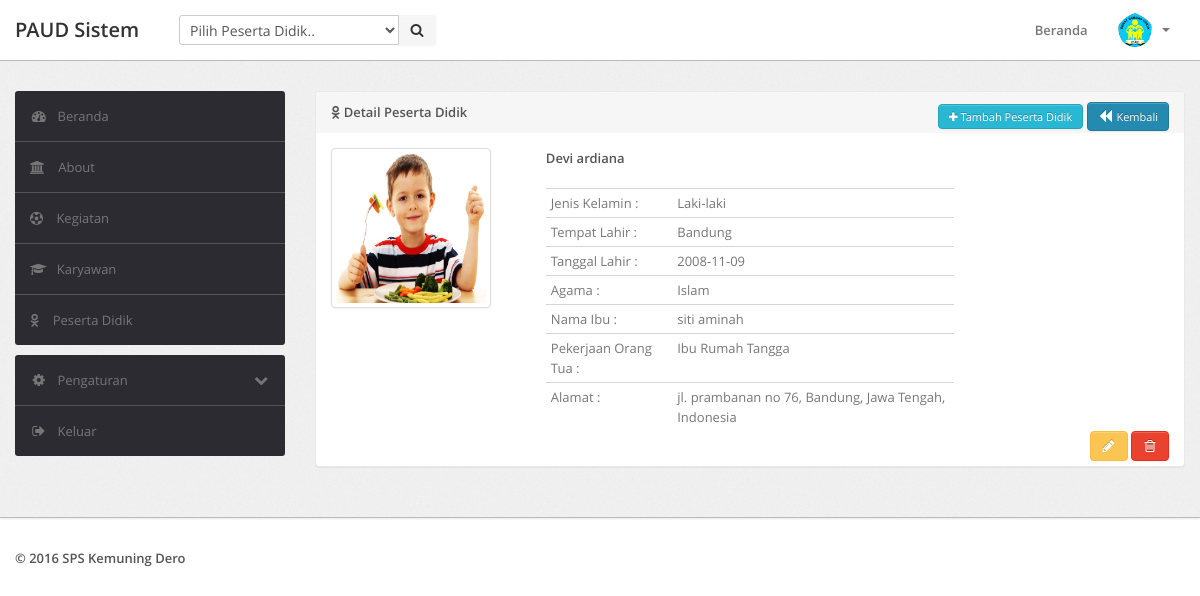
/detail_peserta_didik.php?detailPeserta_didik=1 (signed in), run on the app's committed database.
### tables this page shows
CREATE TABLE `tpeserta_didik` (
  `id` int(11) NOT NULL,
  `nama_lengkap` varchar(50) NOT NULL,
  `jenis_kelamin` int(1) NOT NULL,
  `tempat_lahir` int(11) NOT NULL,
  `tanggal_lahir` date NOT NULL,
  `agama` int(1) NOT NULL,
  `nama_ibu` varchar(50) NOT NULL,
  `pekerjaan_orangtua` int(11) NOT NULL,
  `negara_id` int(11) NOT NULL,
  `propinsi_id` int(11) NOT NULL,
  `kota_id` int(11) NOT NULL,
  `deskripsi` varchar(255) NOT NULL,
  `image` varchar(100) NOT NULL,
  `create_at` datetime NOT NULL,
  `update_at` datetime NOT NULL
);

CREATE TABLE `tjenis_kelamin` (
  `id` int(11) NOT NULL,
  `jenis_kelamin` varchar(30) NOT NULL,
  `deskripsi` varchar(255) NOT NULL
);

CREATE TABLE `tkota` (
  `id` int(11) NOT NULL,
  `kota` varchar(50) NOT NULL,
  `deskripsi` varchar(255) NOT NULL,
  `propinsi_id` int(11) NOT NULL,
  `negara_id` int(11) NOT NULL
);

CREATE TABLE `tagama` (
  `id` int(11) NOT NULL,
  `agama` varchar(30) NOT NULL,
  `deskripsi` varchar(255) NOT NULL
);

CREATE TABLE `tpekerjaan` (
  `id` int(11) NOT NULL,
  `pekerjaan` varchar(50) NOT NULL,
  `deskripsi` varchar(255) NOT NULL
);

CREATE TABLE `tpropinsi` (
  `id` int(11) NOT NULL,
  `propinsi` varchar(50) NOT NULL,
  `deskripsi` varchar(255) NOT NULL,
  `negara_id` int(11) NOT NULL
);

CREATE TABLE `tnegara` (
  `id` int(11) NOT NULL,
  `negara` varchar(50) NOT NULL,
  `deskripsi` varchar(255) NOT NULL
);

### detail_peserta_didik.php (the view, shortened to what this page needs)
<?php
if (isset($_SESSION['username']) && isset($_SESSION['password'])) {
    if ($_SESSION['level'] == 1 || $_SESSION['level'] == 2) {
        include "./include/header.php";
        ?>
        <div class="wrapper">
            <div class="container">
                <div class="row">
                    <?php include './include/sidebar.php'; ?>
                    <div class="span9">
                        <div class="content">
                            <div class="module">
                                <div class="module-head">
                                    <b><i class="menu-icon fa fa-odnoklassniki"></i> Detail Peserta Didik</b>
                                    <div class="row pull-right">
                                        <a href="peserta_didik.php" class="btn btn-mini btn-info"><i class="fa fa-plus"></i> Tambah Peserta Didik</a>
                                        <a href="list_peserta_didik.php" class="btn btn-mini btn-primary"><i class="icon-backward"></i> Kembali</a>
                                    </div>
                                </div>
                                <div class="module-body">
                                    <div class="col-lg-12 col-sm-12 col-xs-12">
                                        <div class="panel panel-primary">
                                            <div class="panel-body">
                                                <?php
                                                $query = $mysqli->query("SELECT s.id, s.image, s.nama_lengkap, g.jenis_kelamin, s.tanggal_lahir, r.agama, s.nama_ibu, e.pekerjaan, ci.kota, re.propinsi, co.negara, s.deskripsi FROM tpeserta_didik s JOIN tjenis_kelamin g ON s.jenis_kelamin = g.id JOIN tagama r ON s.agama = r.id JOIN tnegara co ON s.negara_id = co.id JOIN tpropinsi re ON s.propinsi_id = re.id JOIN tkota ci ON s.kota_id = ci.id JOIN tpekerjaan e ON s.pekerjaan_orangtua = e.id WHERE s.id=" . $_GET['detailPeserta_didik']);
                                                foreach ($query as $data) {
                                                    ?>
                                                    <div class="row-fluid">
                                                        <div class="span3">
                                                            <img src="<?php echo $data['image']; ?>" class="thumbnail" style="width: 150px; height: 150px">
                                                        </div>
                                                        <div class="span6">
                                                            <strong><?php echo $data['nama_lengkap'] ?></strong><br><br>
                                                            <table class="table table-condensed table-responsive table-user-information">
                                                                <tbody>
                                                                    <tr>
                                                                        <td>Jenis Kelamin :</td>
                                                                        <td><?php echo $data['jenis_kelamin']; ?></td>
                                                                    </tr>
                                                                    <tr>
                                                                        <td>Tempat Lahir :</td>
                                                                        <td><?php echo $data['kota']; ?></td>
                                                                    </tr>
                                                                    <tr>
                                                                        <td>Tanggal Lahir :</td>
                                                                        <td><?php echo $data['tanggal_lahir']; ?></td>
                                                                    </tr>
                                                                    <tr>
                                                                        <td>Agama :</td>
                                                                        <td><?php echo $data['agama']; ?></td>
                                                                    </tr>
                                                                    <tr>
                                                                        <td>Nama Ibu :</td>
                                                                        <td><?php echo $data['nama_ibu']; ?></td>
                                                                    </tr>
                                                                    <tr>
                                                                        <td>Pekerjaan Orang Tua :</td>
                                                                        <td><?php echo $data['pekerjaan']; ?></td>
                                                                    </tr>
                                                                    <tr>
                                                                        <td>Alamat :</td>
                                                                        <td>
                                                                            <?php echo $data['deskripsi']; ?>,
                                                                            <?php echo $data['kota']; ?>,
                                                                            <?php echo $data['propinsi']; ?>,
                                                                            <?php echo $data['negara']; ?>
                                                                        </td>
                                                                    </tr>
                                                                </tbody>
                                                            </table>
                                                        </div>
                                                    </div>
                                                <?php } ?>
                                            </div>
                                            <div class="panel-footer">
                                                <span class="pull-right">
                                                    <a href="peserta_didik.php?editPeserta_didik=<?php echo $data['id']; ?>" class="btn btn-warning"><i class="icon-pencil"></i></a>
                                                    <a href="list_peserta_didik.php?deletePeserta_didik=<?php echo $data['id']; ?>" class="btn btn-danger" onclick="return confirm('Are you sure delete this data ?');"><i class="icon-trash"></i></a>
                                                    </span>
                                            </div>
                                        </div>
                                    </div>
                                </div>
                                <br>
                            </div>
                        </div>
                    </div>
                </div>
            </div>
        </div>
        <?php
        include './include/footer.php';
    } else {
        echo "Sorry, Your not authorization !";
    }
} else {
    header("Location: login.php");
}
?>

### assets/css/theme.css (style rules this page uses)
body { font-size: 13px; font-family: 'Open Sans', Arial, sans-serif; background: #fff; color: #777 }
strong, b { color: #555 }
.wrapper { background: url(../images/bg.png) #eee; border-bottom: 1px solid #bbb; -webkit-box-shadow: 0 1px 2px rgba(0,0,0,0.1); -moz-box-shadow: 0 1px 2px rgba(0,0,0,0.1); box-shadow: 0 1px 2px rgba(0,0,0,0.1); padding: 30px 0 }
body [class^="icon-"], body [class*=" icon-"] { font-size: 14px; line-height: 20px; height: 20px }
.module { background: #fff; -webkit-border-radius: 3px; -moz-border-radius: 3px; border-radius: 3px; border: 1px solid #ccc; border-bottom-color: #bbb; -webkit-box-shadow: 0 0 1px rgba(0,0,0,0.2); -moz-box-shadow: 0 0 1px rgba(0,0,0,0.2); box-shadow: 0 0 1px rgba(0,0,0,0.2); margin-bottom: 30px }
.btn, .btn-box { -webkit-border-radius: 3px; -moz-border-radius: 3px; border-radius: 3px }
.btn [class^="icon-"], .btn-box [class^="icon-"], .btn [class*=" icon-"], .btn-box [class*=" icon-"] { min-width: 16px; text-align: center; display: inline-block!important }
.btn { font-size: 13px; font-weight: 600 }
.btn.btn-mini, .btn.btn-small { font-size: 11px }
.btn { display: inline-block; margin-bottom: 0; font-weight: 400; text-align: center; vertical-align: middle; cursor: pointer; background-image: none; border: 1px solid transparent; white-space: nowrap; padding: 4px 10px; font-size: 13px; line-height: 1.42857; border-radius: 4px; -webkit-user-select: none; -moz-user-select: none; -ms-user-select: none; user-select: none }
.btn-primary { color: #fff; background-color: #248aaf; border-color: #20799a }
.btn-info { color: #fff; background-color: #29b7d3; border-color: #25a4be }
.btn-warning { color: #fff; background-color: #fac552; border-color: #f9bd39 }
.btn-danger { color: #fff; background-color: #e9422e; border-color: #e52e18 }
.table { margin-bottom: 0 }
.table th, .table td { border-color: #d5d5d5!important }
.module { box-shadow: 0 0 3px rgba(0,0,0,.1); border-color: #e9e9e9; margin-bottom: 20px; background-color: #fff; border-radius: 4px; -webkit-box-shadow: 0 1px 1px rgba(0,0,0,.05); box-shadow: 0 1px 1px rgba(0,0,0,.05); }
.module-head { color: #767676; background-color: #f6f6f6; border-color: #e9e9e9; padding: 10px 15px; border-bottom: 1px solid transparent; border-top-right-radius: 3px; border-top-left-radius: 3px; }
.module-body { padding: 15px }

### data on the page
tpeserta_didik: image (picture), nama_lengkap "Devi ardiana", tjenis_kelamin.jenis_kelamin "Laki-laki", tkota.kota "Bandung", tanggal_lahir "2008-11-09", tagama.agama "Islam", nama_ibu "siti aminah", tpekerjaan.pekerjaan "Ibu Rumah Tangga", deskripsi "jl. prambanan no 76", tpropinsi.propinsi "Jawa Tengah", tnegara.negara "Indonesia"
